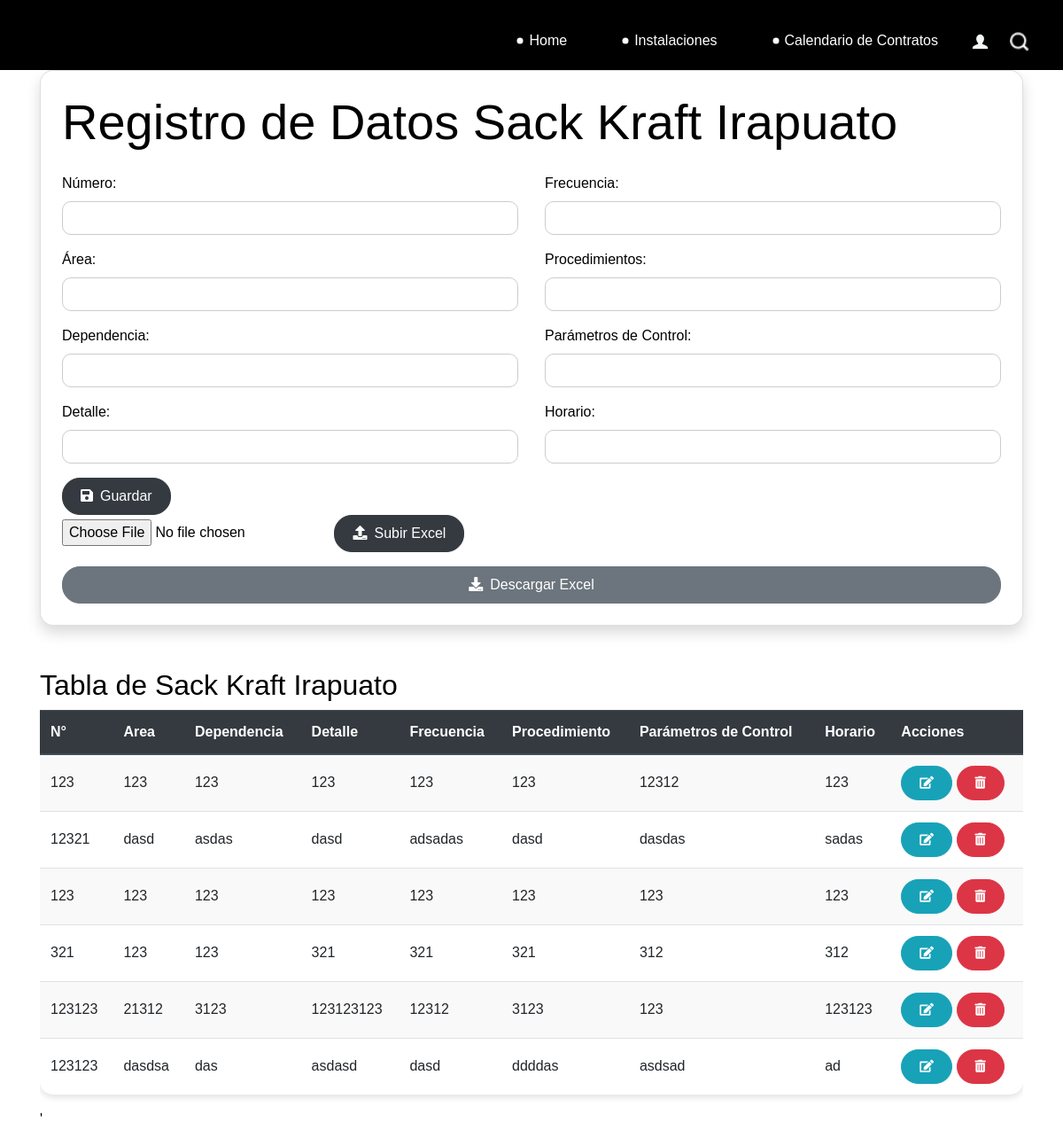
/irapuato/, run on an earlier commit of the app's database.
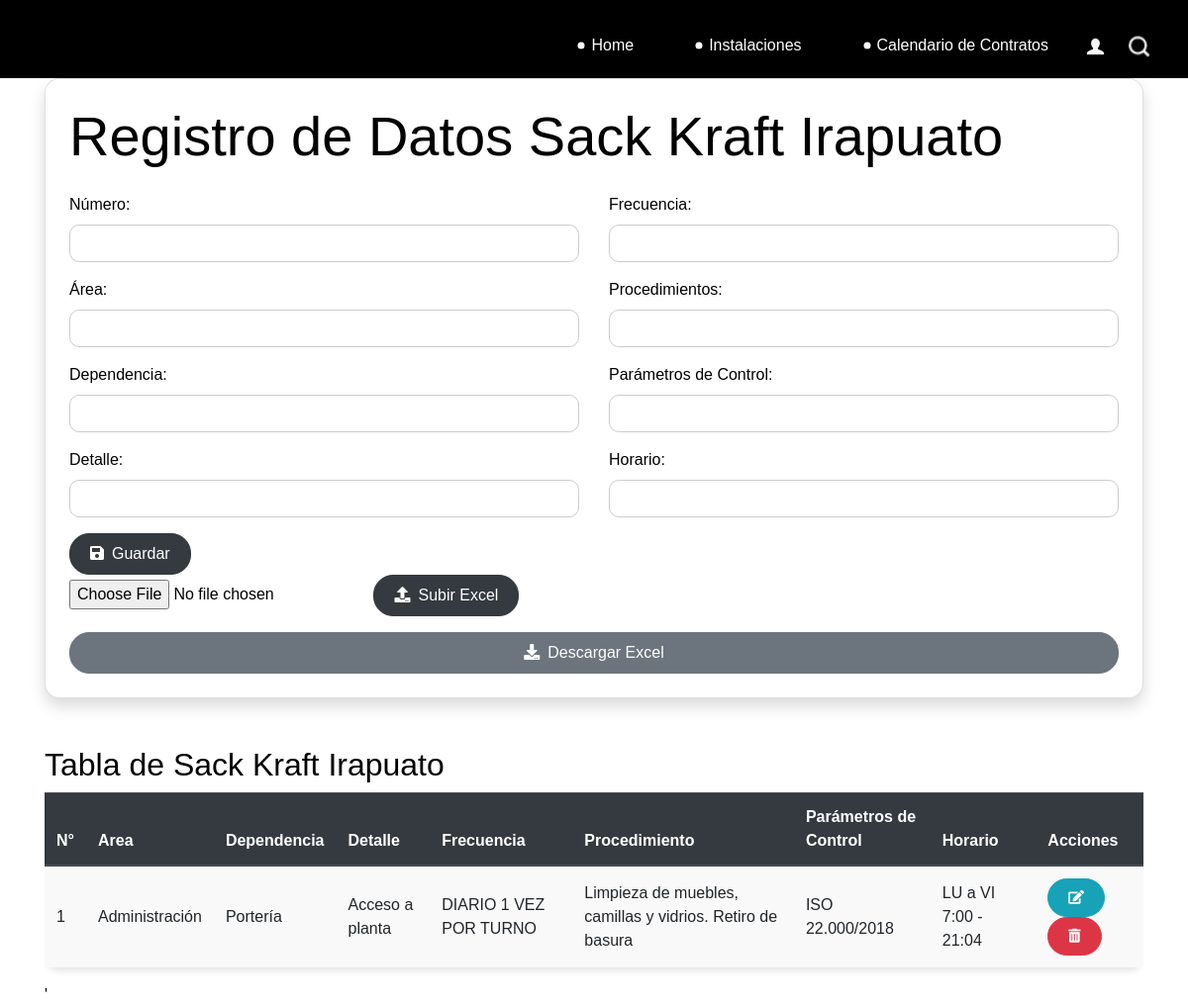
And on a later commit of the database.
### catalog/models.py (models this page shows)
class Irapuato(models.Model):
    numero = models.IntegerField()
    area = models.CharField(max_length=100, default='')
    dependencia = models.CharField(max_length=100)
    detalle = models.TextField()
    frecuencia = models.CharField(max_length=100)
    procedimientos = models.TextField()
    parametro_control = models.CharField(max_length=100)
    horario = models.CharField(max_length=100)
    def __str__(self):
        return f""
    class Meta:
        db_table = 'irapuato'

### catalog/views.py (the view)
# urls.py: path('irapuato/', views.irapuato, name='irapuato'),
def irapuato(request):
    if request.method == 'POST':
        if 'archivo_excel' in request.FILES:
            form = IrapuatoForm(request.POST, request.FILES)
            myfile = request.FILES['archivo_excel']
            df = pd.read_excel(myfile)
            conn = sqlite3.connect('db.sqlite3')
            for index, row in df.iterrows():
                data = Irapuato(
                    numero=row['Número'],
                    area=row['Área'],
                    dependencia=row['Dependencia'],
                    detalle=row['Detalle'],
                    frecuencia=row['Frecuencia'],
                    procedimientos=row['Procedimiento'],
                    parametro_control=row['Parámetros de Control'],
                    horario=row['Horario']
                )
                data.save()
            conn.close()
        if 'archivo_excel' in request.FILES:
            form = IrapuatoForm(request.POST, request.FILES)
        else:
            form = IrapuatoForm(request.POST)
            if form.is_valid():
                form.save()
                messages.success(request, 'Datos ingresados correctamente.')
                return redirect('irapuato')
            else:
                messages.error(request, 'Error al ingresar los datos. Por favor, revise los datos ingresados.')
    else:
        form = IrapuatoForm()
    irapuato = Irapuato.objects.all()
    print(irapuato)
    return render(request, 'Instalaciones/Biopackaging/Sack-Kraft/Irapuato.html', {'form': form, 'irapuato': irapuato})

### catalog/forms.py
class IrapuatoForm(forms.ModelForm):
    class Meta:
        model = Irapuato
        fields = '__all__'

### Templates/Instalaciones/Biopackaging/Sack-Kraft/Irapuato.html (shortened to what the changed rows need)
{% extends 'base.html' %}
{% load static %}
{% block content %}
<div class="container">
    <div class="card p-4 shadow">
        <h1 class="display-4 mb-4">Registro de Datos Sack Kraft Irapuato</h1>
    </div>
</div>
<div class="container mt-5">
    <h2>Tabla de Sack Kraft Irapuato</h2>
    <div class="table-responsive">
        <table class="table table-striped table-hover">
            <thead class="thead-dark">
                <tr>
                    <th scope="col">N°</th>
                    <th scope="col">Area</th>
                    <th scope="col">Dependencia</th>
                    <th scope="col">Detalle</th>
                    <th scope="col">Frecuencia</th>
                    <th scope="col">Procedimiento</th>
                    <th scope="col">Parámetros de Control</th>
                    <th scope="col">Horario</th>
                    <th scope="col">Acciones</th>
                </tr>
            </thead>
        <tbody>
            {% for dato in irapuato %}
            <tr>
                <td>{{ dato.numero }}</td>
                <td>{{ dato.area}}</td>
                <td>{{ dato.dependencia }}</td>
                <td>{{ dato.detalle }}</td>
                <td>{{ dato.frecuencia }}</td>
                <td>{{ dato.procedimientos }}</td>
                <td>{{ dato.parametro_control }}</td>
                <td>{{ dato.horario }}</td>
                <td>
                    <a href="{% url 'modificar_irapuato' dato.id %}" class="btn btn-info btn-sm"><i class="fas fa-edit"></i></a>
                    <form method="post" action="{% url 'eliminar_irapuato' dato.id %}" style="display: inline;">
                        <button type="submit" class="btn btn-danger btn-sm" onclick="return confirm('¿Estás seguro de que deseas eliminar este dato?')"><i class="fas fa-trash-alt"></i></button>
                    </form>
                </td>
            </tr>
            {% endfor %}
        </tbody>
    </table>
</div>
<link rel="stylesheet" href="https://maxcdn.bootstrapcdn.com/bootstrap/4.5.2/css/bootstrap.min.css">
<link rel="stylesheet" href="https://cdnjs.cloudflare.com/ajax/libs/font-awesome/5.15.4/css/all.min.css">
<link rel="stylesheet" href="{% static 'stylecmpc.css' %}">
<link rel="stylesheet" href="{% static 'css/style.css' %}">'
{% endblock %}

What changed in the data, as far as the page shows it:
removed Irapuato: numero "123", area "123", dependencia "123", detalle "123", frecuencia "123", procedimientos "123", parametro_control "12312", horario "123"
removed Irapuato: numero "12321", area "dasd", dependencia "asdas", detalle "dasd", frecuencia "adsadas", procedimientos "dasd", parametro_control "dasdas", horario "sadas"
removed Irapuato: numero "123", area "123", dependencia "123", detalle "123", frecuencia "123", procedimientos "123", parametro_control "123", horario "123"
removed Irapuato: numero "321", area "123", dependencia "123", detalle "321", frecuencia "321", procedimientos "321", parametro_control "312", horario "312"
removed Irapuato: numero "123123", area "21312", dependencia "3123", detalle "123123123", frecuencia "12312", procedimientos "3123", parametro_control "123", horario "123123"
removed Irapuato: numero "123123", area "dasdsa", dependencia "das", detalle "asdasd", frecuencia "dasd", procedimientos "ddddas", parametro_control "asdsad", horario "ad"
added Irapuato: numero "1", area "Administración", dependencia "Portería", detalle "Acceso a planta", frecuencia "DIARIO 1 VEZ POR TURNO", procedimientos "Limpieza de muebles, camillas y vidrios. Retiro de basura", parametro_control "ISO 22.000/2018", horario "LU a VI 7:00 - 21:04"
